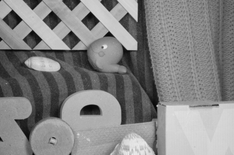
#> input picture assignment4/data/a4p2a.png, 234 x 155 px, shrunk from 584 x 388 before the run
$ python main.py   (older library calls are emulated)
#> lines starting #> are read from the running program, lines starting #| are printed output that depends on the picture
### assignment4/problem2.py
from functools import partial
import numpy as np
from PIL import Image
from scipy import interpolate
from scipy.ndimage import convolve

####################
# Provided functions
####################


conv2d = partial(convolve, mode="mirror")


def gauss2d(fsize, sigma):
    """ Create a 2D Gaussian filter

    Args:
        fsize: (w, h) dimensions of the filter
        sigma: width of the Gaussian filter
    Returns:
        *normalized* Gaussian filter as (h, w) np.array
    """
    m, n = fsize
    x = np.arange(-m / 2 + 0.5, m / 2)
    y = np.arange(-n / 2 + 0.5, n / 2)
    xx, yy = np.meshgrid(x, y, sparse=True)
    g = np.exp(-(xx ** 2 + yy ** 2) / (2 * sigma ** 2))
    return g / np.sum(g)


def downsample(img, fsize=(5, 5), sigma=1.4):
    """
    Downsampling an image by a factor of 2

    Args:
        img: image as (h, w) np.array
        fsize and sigma: parameters for Gaussian smoothing
                         to apply before the subsampling
    Returns:
        downsampled image as (h/2, w/2) np.array
    """
    g_k = gauss2d(fsize, sigma)
    img = conv2d(img, g_k)
    return img[::2, ::2]


def gaussian_pyramid(img, nlevels=3, fsize=(5, 5), sigma=1.4):
    """ Build Gaussian pyramid from image

    Args:
        img: input image for Gaussian pyramid
        nlevel: number of pyramid levels
        fsize: gaussian kernel size
        sigma: sigma of gaussian kernel

    Returns:
        Gaussian pyramid, pyramid levels as (H, W) np.array
        in a list sorted from fine to coarse
    """
    pyramid = [img]
    for i in range(0, nlevels - 1):
        pyramid.append(downsample(pyramid[i], fsize, sigma))

    return pyramid


def resize(arr, shape):
    """ Resize an image to target shape

    Args:
        arr: image as (h, w) np.array
        shape: target size (h', w') as tuple

    Returns:
        resized image as (h', w') np.array
    """
    return np.array(Image.fromarray(arr).resize(shape[::-1]))


######################
# Basic Lucas-Kanade #
######################


def compute_derivatives(im1, im2):
    """Compute dx, dy and dt derivatives

    Args:
        im1: first image as (h, w) np.array
        im2: second image as (h, w) np.array

    Returns:
        Ix, Iy, It: derivatives of im1 w.r.t. x, y and t
                    as (h, w) np.array
    """

    #
    # You code here
    sobel_x = np.array([[1, 0, -1],
                        [2, 0, -2],
                        [1, 0, -1]])
    sobel_x = sobel_x / np.sum(abs(sobel_x))
    sobel_y = sobel_x.T
    Ix = conv2d(im1, sobel_x)
    Iy = conv2d(im1, sobel_y)
    It = im2 - im1

    return Ix, Iy, It
    #


def compute_motion(Ix, Iy, It, patch_size=15):
    """Computes one iteration of optical flow estimation.

    Args:
        Ix, Iy, It: image derivatives w.r.t. x, y and t each as (h, w) np.array
        patch_size: specifies the side of the square region R in Eq. (1)
    Returns:
        u: optical flow in x direction as (h, w) np.array
        v: optical flow in y direction as (h, w) np.array
    """

    #
    # You code here
    # sum in region
    kernel_patch = np.ones((patch_size, patch_size))

    I_xx = conv2d(Ix * Ix, kernel_patch)
    I_xy = conv2d(Ix * Iy, kernel_patch)
    I_yy = conv2d(Iy * Iy, kernel_patch)
    I_xt = conv2d(Ix * It, kernel_patch)
    I_yt = conv2d(Iy * It, kernel_patch)

    h, w = Ix.shape

    u = np.empty((h, w))
    v = np.empty((h, w))
    # LK in center of region
    for i in range(h):
        for j in range(w):
            str_tensor = np.array([[I_xx[i, j], I_xy[i, j]],
                                   [I_xy[i, j], I_yy[i, j]]])
            time_tensor = - np.vstack((I_xt[i, j], I_yt[i, j]))
            flow = np.linalg.inv(str_tensor) @ time_tensor
            u[i, j] = flow[0].reshape(-1)
            v[i, j] = flow[1].reshape(-1)

    return u, v
    #


def warp(im, u, v):
    """Warping of a given image using provided optical flow.

    Args:
        im: input image as (h, w) np.array
        u, v: optical flow in x and y direction each as (h, w) np.array

    Returns:
        im_warp: warped image as (h, w) np.array
    """

    #
    # # You code here
    h, w = im.shape
    mesh_v, mesh_h = np.mgrid[0:h, 0:w].astype(np.float)

    # transformation
    mesh_x_warp = mesh_h + u    # -> horizontal direction
    mesh_y_warp = mesh_v + v    # -> vertical direction

    # preprocess for griddata
    values = im.flatten()

    mesh_x_warp = mesh_x_warp.flatten()
    mesh_y_warp = mesh_y_warp.flatten()
    points = np.stack([mesh_x_warp, mesh_y_warp], axis=-1)

    # interpolation to view img
    im_warp = interpolate.griddata(points, values, (mesh_h, mesh_v), method='linear', fill_value=0)

    return im_warp
    #


def compute_cost(im1, im2):
    """Implementation of the cost minimised by Lucas-Kanade.
    Args:
        im1, im2: Images as (h, w) np.array

    Returns:
        Cost as float scalar
    """

    #
    # You code here
    error = (im1 - im2) * (im1 - im2)
    return np.sum(error)
    #


###############################
# Coarse-to-fine Lucas-Kanade #
###############################

def coarse_to_fine(pyramid1, pyramid2, n_iter=10):
    """Implementation of coarse-to-fine strategy
    for optical flow estimation.

    Args:
        pyramid1, pyramid2: Gaussian pyramids corresponding to
                            im1 and im2, in fine to coarse order
        n_iter: number of refinement iterations

    Returns:
        u: OF in x direction as np.array
        v: OF in y direction as np.array
    """

    #
    # You code here
    # global
    u = np.zeros(pyramid1[-1].shape)
    v = np.zeros(pyramid1[-1].shape)

    for i in reversed(range(len(pyramid1))):
        if i == len(pyramid1) - 1:
            print("ok")
            # first iteration
        else:
            u = resize(u, pyramid1[i].shape) * 2.0
            v = resize(u, pyramid1[i].shape) * 2.0
        for j in range(n_iter):
            pyr_wrap = warp(pyramid1[i], u, v)
            Ix, Iy, It = compute_derivatives(pyr_wrap, pyramid2[i])
            u_delta, v_delta = compute_motion(Ix, Iy, It)

            u_delta = np.nan_to_num(u_delta)
            v_delta = np.nan_to_num(v_delta)

            u += u_delta
            v += v_delta

    return u, v

    #

### assignment4/utils.py
# MIT License
#
# Copyright (c) 2018 Tom Runia
#
# Permission is hereby granted, free of charge, to any person obtaining a copy
# of this software and associated documentation files (the "Software"), to deal
# in the Software without restriction, including without limitation the rights
# to use, copy, modify, merge, publish, distribute, sublicense, and/or sell
# copies of the Software, and to permit persons to whom the Software is
# furnished to do so, subject to conditions.
#
# Author: Tom Runia
# Date Created: 2018-08-03

from __future__ import absolute_import
from __future__ import division
from __future__ import print_function

import numpy as np


def make_colorwheel():
    '''
    Generates a color wheel for optical flow visualization as presented in:
        Baker et al. "A Database and Evaluation Methodology for Optical Flow" (ICCV, 2007)
        URL: http://vision.middlebury.edu/flow/flowEval-iccv07.pdf

    According to the C++ source code of Daniel Scharstein
    According to the Matlab source code of Deqing Sun
    '''

    RY = 15
    YG = 6
    GC = 4
    CB = 11
    BM = 13
    MR = 6

    ncols = RY + YG + GC + CB + BM + MR
    colorwheel = np.zeros((ncols, 3))
    col = 0

    # RY
    colorwheel[0:RY, 0] = 255
    colorwheel[0:RY, 1] = np.floor(255*np.arange(0,RY)/RY)
    col = col+RY
    # YG
    colorwheel[col:col+YG, 0] = 255 - np.floor(255*np.arange(0,YG)/YG)
    colorwheel[col:col+YG, 1] = 255
    col = col+YG
    # GC
    colorwheel[col:col+GC, 1] = 255
    colorwheel[col:col+GC, 2] = np.floor(255*np.arange(0,GC)/GC)
    col = col+GC
    # CB
    colorwheel[col:col+CB, 1] = 255 - np.floor(255*np.arange(CB)/CB)
    colorwheel[col:col+CB, 2] = 255
    col = col+CB
    # BM
    colorwheel[col:col+BM, 2] = 255
    colorwheel[col:col+BM, 0] = np.floor(255*np.arange(0,BM)/BM)
    col = col+BM
    # MR
    colorwheel[col:col+MR, 2] = 255 - np.floor(255*np.arange(MR)/MR)
    colorwheel[col:col+MR, 0] = 255
    return colorwheel


def flow_compute_color(u, v, convert_to_bgr=False):
    '''
    Applies the flow color wheel to (possibly clipped) flow components u and v.

    According to the C++ source code of Daniel Scharstein
    According to the Matlab source code of Deqing Sun

    :param u: np.ndarray, input horizontal flow
    :param v: np.ndarray, input vertical flow
    :param convert_to_bgr: bool, whether to change ordering and output BGR instead of RGB
    :return:
    '''

    flow_image = np.zeros((u.shape[0], u.shape[1], 3), np.uint8)

    colorwheel = make_colorwheel()  # shape [55x3]
    ncols = colorwheel.shape[0]

    rad = np.sqrt(np.square(u) + np.square(v))
    a = np.arctan2(-v, -u)/np.pi

    fk = (a+1) / 2*(ncols-1)
    k0 = np.floor(fk).astype(np.int32)
    k1 = k0 + 1
    k1[k1 == ncols] = 0
    f = fk - k0

    for i in range(colorwheel.shape[1]):

        tmp = colorwheel[:,i]
        col0 = tmp[k0] / 255.0
        col1 = tmp[k1] / 255.0
        col = (1-f)*col0 + f*col1

        idx = (rad <= 1)
        col[idx]  = 1 - rad[idx] * (1-col[idx])
        col[~idx] = col[~idx] * 0.75   # out of range?

        # Note the 2-i => BGR instead of RGB
        ch_idx = 2-i if convert_to_bgr else i
        flow_image[:,:,ch_idx] = np.floor(255 * col)

    return flow_image


def flow_to_color(flow_uv, clip_flow=None, convert_to_bgr=False):
    '''
    Expects a two dimensional flow image of shape [H,W,2]

    According to the C++ source code of Daniel Scharstein
    According to the Matlab source code of Deqing Sun

    :param flow_uv: np.ndarray of shape [H,W,2]
    :param clip_flow: float, maximum clipping value for flow
    :return:
    '''

    assert flow_uv.ndim == 3, 'input flow must have three dimensions'
    assert flow_uv.shape[2] == 2, 'input flow must have shape [H,W,2]'

    if clip_flow is not None:
        flow_uv = np.clip(flow_uv, -clip_flow, clip_flow)

    u = flow_uv[:,:,0]
    v = flow_uv[:,:,1]

    rad = np.sqrt(np.square(u) + np.square(v))
    rad_max = np.max(rad)

    epsilon = 1e-5
    u = u / (rad_max + epsilon)
    v = v / (rad_max + epsilon)

    return flow_compute_color(u, v, convert_to_bgr)

### assignment4/main.py
import matplotlib.pyplot as plt
import numpy as np
from PIL import Image

from utils import flow_to_color


#
# Problem 1
#

import problem1 as P1
# [67 lines left out: function problem1, not called in this run]


#
# Problem 2
#

import problem2 as p2

# [52 lines left out: function problem2, not called in this run]


if __name__ == "__main__":
    # problem1()
    # problem2()

    def show_two(gray_im, flow_im):
        fig = plt.figure(figsize=(14, 6), dpi=80, facecolor='w', edgecolor='k')
        (ax1, ax2) = fig.subplots(1, 2)
        ax1.imshow(gray_im, "gray", interpolation=None)
        ax2.imshow(flow_im)
        plt.show()


    # Loading the image and scaling to [0, 1]
    im1 = np.array(Image.open("data/a4p2a.png")) / 255.0
    im2 = np.array(Image.open("data/a4p2b.png")) / 255.0
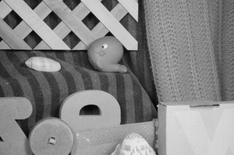
#> input picture assignment4/data/a4p2b.png, 234 x 155 px, shrunk from 584 x 388 before the run


    # Basic implementation

    Ix, Iy, It = p2.compute_derivatives(im1, im2)  # gradients
    u, v = p2.compute_motion(Ix, Iy, It)  # flow

    # stacking for visualization
    of = np.stack([u, v], axis=-1)
    # convert to RGB using wheel colour coding
    rgb_image = flow_to_color(of, clip_flow=5)
#> in flow_to_color, `rad = np.sqrt(np.square(u) + np.square(v))`:
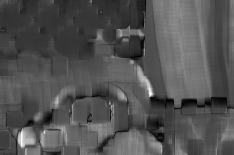
#> rad: shape (155, 234) float64; min 0.0114, max 2.18, mean 0.716; drawn with min black and max white
#> in flow_to_color, `rad_max = np.max(rad)`: rad_max = 2.18
#> after the loop in flow_compute_color, `for i in range(colorwheel.shape[1]):`:
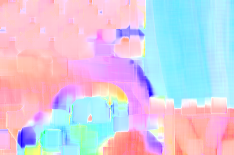
#> flow_image: shape (155, 234, 3); mean of channels 0, 1, 2 214.1, 203.4, 224.2; drawn as R, G, B
    # display
    show_two(im1, rgb_image)

    # warping 1st image to the second
    im1_warped = p2.warp(im1, u, v)
#> in warp, `points = np.stack([mesh_x_warp, mesh_y_warp], axis=-1)`: points = 36270 pairs, first value -0.0479 to 234.1, second value -0.576 to 155.4
    cost = p2.compute_cost(im1_warped, im2)
#> in compute_cost, `error = (im1 - im2) * (im1 - im2)`:
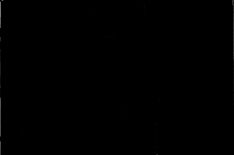
#> error: shape (155, 234) float64; min 0, max 0.487, mean 0.00157
#> cost = 57.03
    print(f"Cost (basic): {cost:4.3e}")
#| Cost (basic): 5.703e+01


    # Iterative coarse-to-fine implementation

    n_iter = 4  # number of iterations
    n_levels = 3  # levels in Gaussian pyramid

    pyr1 = p2.gaussian_pyramid(im1, nlevels=n_levels)
#> after the loop in gaussian_pyramid, `for i in range(0, nlevels - 1):`: pyramid = 3 items
#> pyr1 = 3 items
    pyr2 = p2.gaussian_pyramid(im2, nlevels=n_levels)
#> pyr2 = 3 items

    u, v = p2.coarse_to_fine(pyr1, pyr2, n_iter)
#> the loop in coarse_to_fine, `for i in reversed(range(len(pyramid1))):` made 3 passes
#> i on passes 1, 3: 2, 0
#| ok
#> after the loop in coarse_to_fine, `for i in reversed(range(len(pyramid1))):`:
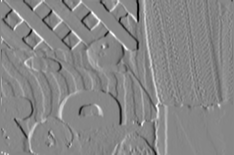
#> Ix: shape (155, 234) float64; min -0.294, max 0.261, mean 0.000465; drawn with min black and max white
#> after the loop in coarse_to_fine, `for i in reversed(range(len(pyramid1))):`:
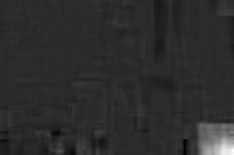
#> v: shape (155, 234) float32; min -18.45, max 90.88, mean 1; drawn with min black and max white

    # warping 1st image to the second
    im1_warped = p2.warp(im1, u, v)
#> in warp (call 14), `mesh_y_warp = mesh_v + v`:
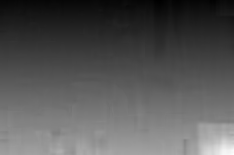
#> mesh_y_warp: shape (155, 234) float64; min -7.26, max 244.9, mean 78; drawn with min black and max white
#> in warp (call 14), `points = np.stack([mesh_x_warp, mesh_y_warp], axis=-1)`: points = 36270 pairs, first value -7.15 to 267.2, second value -7.26 to 244.9
    cost = p2.compute_cost(im1_warped, im2)
#> cost = 47.74
    print(f"Cost (coarse-to-fine): {cost:4.3e}")
#| Cost (coarse-to-fine): 4.774e+01

    # stacking for visualization
    of = np.stack([u, v], axis=-1)
    # convert to RGB using wheel colour coding
    rgb_image = flow_to_color(of, clip_flow=5)
    # display
    show_two(im1, rgb_image)
